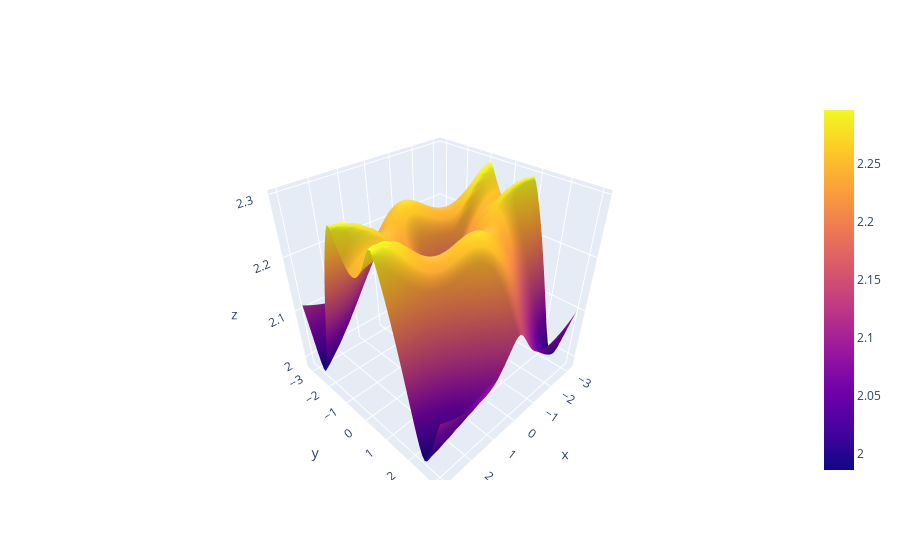

The notebook cell this image was saved under:
### Markdown cell above
# Dispersion relation

### Code cell
import plotly.graph_objects as go


fig = go.Figure(data=[go.Surface(z=ws[:, :, i], x=tr.qxs, y=tr.qys) for i in [4]])
fig.show()
